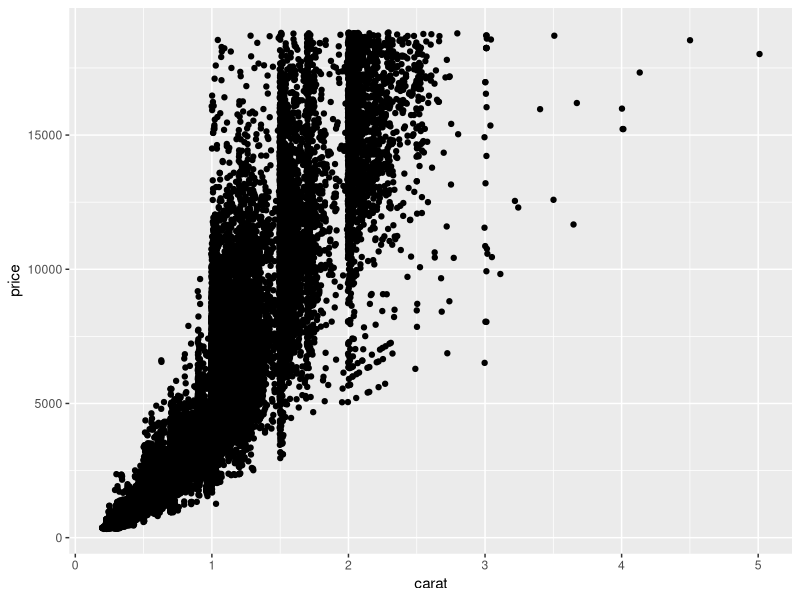

Recreate this plot in R.
## ---- chunk 1
### In this code chunk, start with the diamonds dataset (built in to
### ggplot2 package) and create a plot of price vs. carat (or some other
### variables of your choice)

library(tidyverse)

data("diamonds")

p_v_carat <- ggplot(data=diamonds,aes(x=carat,y=price))+
  geom_jitter()
p_v_carat

## ---- chunk 2
### In this code chunk, start with the diamonds dataset (built in to
### ggplot2 package) and create a subset based on filtering, e.g., 
### size greater than 1 carat or cut is "Ideal"

diamond_subset <- diamonds |> filter(cut=="Ideal")

## ---- chunk 3
diamond_break_isa <- diamond_subset |>
  mutate(broke = 'I am broken')

## ---- chunk 4
### Both partners - delete this comment, then write some code here
### to plot, summarize, calculate something simple using the diamonds
### dataset.


